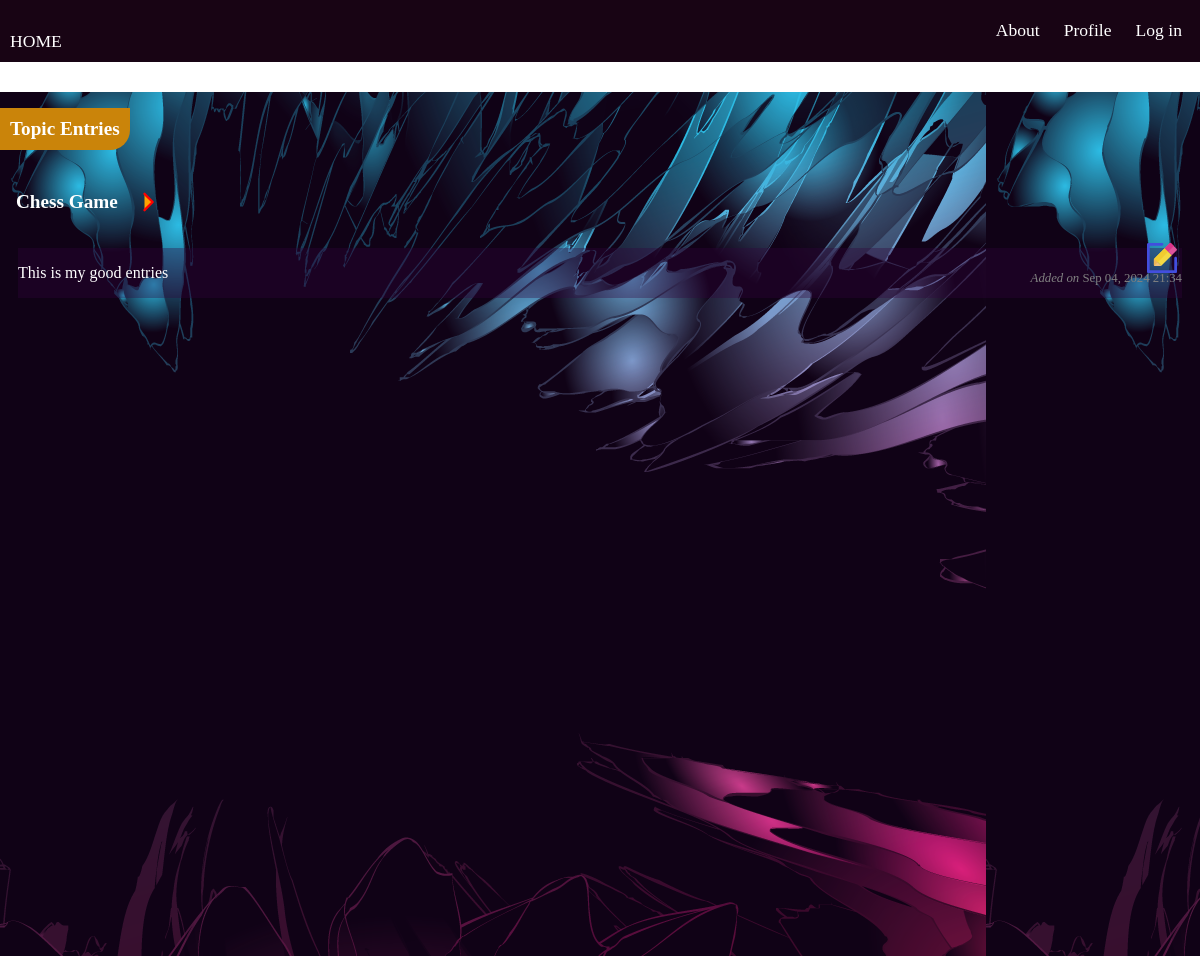
Page /topics/28/ on the committed database.
### learning_logs/models.py (models this page shows, shortened)
class Topic(models.Model):
    text = models.CharField(max_length=200)
    date_added = models.DateTimeField(auto_now_add=True)
    owner = models.ForeignKey(User, on_delete=models.CASCADE)

class Entry(models.Model):
    topic = models.ForeignKey(Topic, on_delete=models.CASCADE)
    text = models.TextField()
    date_added = models.DateTimeField(auto_now_add=True)
    class Meta:
        verbose_name_plural = 'entries'

### learning_logs/views.py (the view)
# urls.py: path('topics/<int:topic_id>/', views.topic, name='topic'),
def topic(request, topic_id):
    topic = Topic.objects.get(id=topic_id)
    enteries = topic.entry_set.order_by('-date_added')
    context = {'topic': topic, 'enteries': enteries}
    return render(request, 'learning_logs/topic.html', context)

### templates/learning_logs/topic.html (shortened to what this page needs)
{% extends 'learning_logs/base.html' %}
{% block content %}
    <div class='entry_cont'>
        <h2>Topic Entries</h2>
        <div class='entries'>
            <span class='span'>
                <h3>
                    {{topic.text}}
                </h3>
                <svg class="w-6 h-6 text-gray-800 dark:text-white" aria-hidden="true" xmlns="http://www.w3.org/2000/svg" width="28" height="28" fill="#ffa200" viewBox="0 0 24 24">
                    <path stroke="currentColor" stroke-linecap="round" stroke-linejoin="round" stroke-width="2" d="m9 5 7 7-7 7"/>
                  </svg>
            </span>
            <div class='post-detail'>
                {% for entry in enteries %}
                    <span class='entries_body'>
                        {{entry.text|linebreaks}}
                        <p class='details'>
                            <i>Added on  </i>{{ entry.date_added|date:'M d, Y H:i' }}
                        </p>
                        <i class='edit-icon'>
                            <a href="{% url 'learning_logs:edit_entry' entry.id %}" >
                            </a>
                        </i>
                    </span>
                    {% empty %}
                    <p class='empty'>There are no entries for this topic yet. </p>
                {% endfor %}
            </div>
        </div>
    </div>
{% endblock %}

### static/Assets/css/topicstyle.css (style rules this page uses)
.entry_cont { width: 100%; height: 100vh; background-color: black; position: relative; }
.entry_cont h2 { position: absolute; background: #ca840a; padding: 10px; border-radius: 0 0px 20px 0; font-size: 1.2rem; color: white; font-weight: 600 }
.entries { background-image: url('../images//bgentry.png') !important; background-repeat: round; background-position: center; background-size: cover; background: #100216; width: 100%; height: 100%; margin-top: 2rem; padding-top: 4rem;; }
.entries .span { display: flex; justify-content: flex-start; align-items: center; color: red; }
.entries span h3 { color: white; padding: 1rem; font-weight: 700; font-size: 1.2rem; }
.post-detail { display: flex; gap: 2rem; flex-direction: column; }
.entries_body { background-color: #33053c59; margin: 0rem auto; width: 97%; display: flex; flex-direction: column; gap: 1rem; position: relative; color: white; font-weight: 400; text-align: justify; }
.details { position: absolute; right: 0; bottom: 0; color: grey; font-size: 0.8rem; }
.edit-icon { position: absolute; right: 0; top: -10%; cursor: pointer; }

### templates/learning_logs/base.html (style rules this page uses)
body { max-width: 1350px; padding-left: auto; padding-right: auto; margin: 0 auto; }

### rows in the picture
Topic: text "Chess Game"
Entry: text "This is my good entries", date_added "Sep 04, 2024 21:34"
